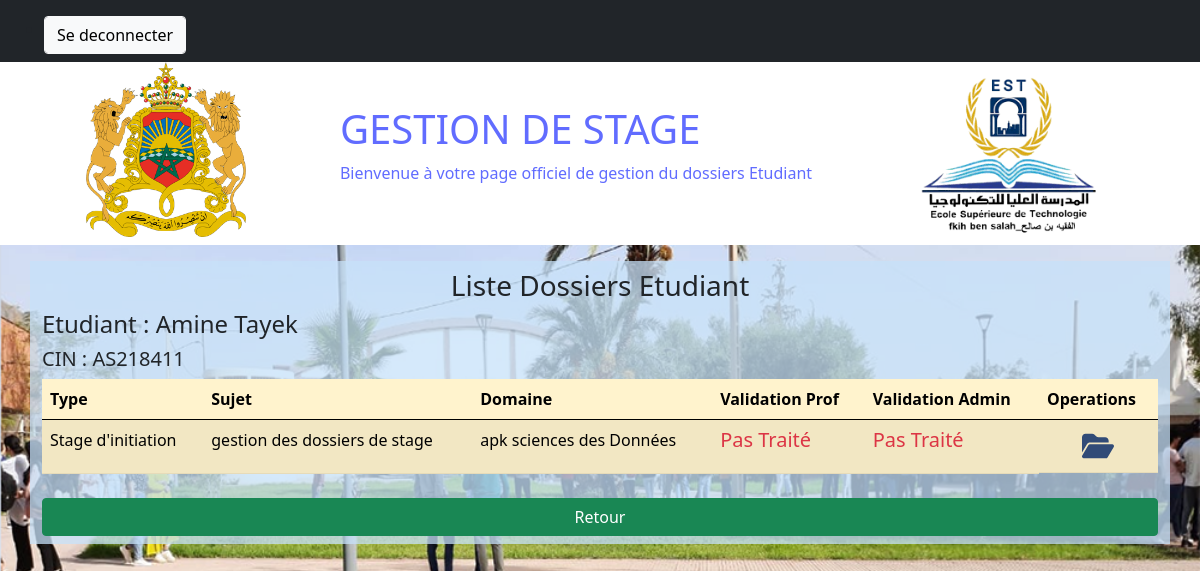
Screenshot of /listDossiers/2eme Annee/Informatique décisionnelle et statistique/2024/Adil ADRAIBI/J363077 (signed in) with the database file from the repository.
### manager/models.py (models this page shows, shortened)
class User(AbstractUser):
    class Role(models.TextChoices):
        ADMIN="ADMIN", 'ADMIN'
        PROF="PROF", 'PROF'
        ETUDIANT="ETUDIANT", 'ETUDIANT'
    SEX = (
        ("Male", "Male"),
        ('Female', 'Female'),
    )
    base_role=Role.ADMIN
    base_role1=Role.ETUDIANT
    role = models.CharField(max_length = 20, choices= Role)
    Sex =  models.CharField(max_length = 10, choices=SEX)
    adresse=models.TextField(max_length=150,null=True)
    tel=models.CharField(max_length=40,null=True)
    Napog=models.IntegerField(default=0,null=True)
    CNE=models.CharField(max_length=50,null=True)
    dateN= models.DateField(auto_now=False, auto_now_add=False, null=True)
    lieuxN = models.CharField(max_length=50,null=True)
    SPC = models.CharField(max_length = 50,null=True)

class Dossiers(models.Model):
    TYPES = (
        ("1", "Stage d'initiation"),
        ('2', 'stage technique'),
        ('3', 'stage PFE'),
        ('4', 'Stage Professionel'),
    )
    NIVEAUX = (
        ("1ere Annee", "1ere Annee"),
        ("2eme Annee", "2eme Annee"),
        ('Licence Professionelle', 'Licence Professionelle'),
    )
    Type = models.CharField(max_length=50, choices=TYPES)
    Rapport = models.FileField(upload_to=pdf1_upload_to)
    Doss= models.FileField(upload_to=pdf2_upload_to)
    Sujet = models.CharField(max_length=100, null=False, blank=False)
    Encadrant = models.CharField(max_length=100, null=False, blank=False)
    Domaine = models.CharField(max_length=100, null=False, blank=False)
    Nom_filiere = models.CharField(max_length=100)
    Year = models.DateField(auto_now=False, auto_now_add=False)
    Niveau = models.CharField(max_length=50, choices = NIVEAUX)
    Student = models.ForeignKey(Student, on_delete=models.CASCADE)
    ValidationProf = models.BooleanField(default=False)
    ValidationAdmin = models.BooleanField(default=False)
    RemarqueProf = models.CharField(max_length=255, blank=True, null=True)
    RemarqueAdmin = models.CharField(max_length=255, blank=True, null=True)
    class Meta:
        ordering=['Type']

### manager/views.py (the view)
# urls.py: path('listDossiers/<str:niveau>/<str:filiere>/<int:annee>/<str:encadrant>/<str:prof>', views.listDossiers, name='listDossiers'),
def listDossiers(request, niveau, filiere, annee, encadrant, prof):
    if request.user.is_authenticated and request.user.role == 'ADMIN':
        ds=Dossiers.objects.filter(Nom_filiere=filiere, Niveau=niveau, Year=f'{annee}-01-01', Encadrant=encadrant)
        e=ds.first().Student
        return render(request, 'manager/listDossiers.html', {'dossiers':ds, 'niveau':niveau,  'filiere':filiere, 'annee':annee, 'prof':prof, 'etudiant':e })

### templates/manager/listDossiers.html (shortened to what this page needs)
{% extends 'manager/base.html' %} {% block content %}
{% load static %}
<div class="form container">
  <h3>Liste Dossiers Etudiant</h3>
  <h4>Etudiant : {{ etudiant.first_name }} {{ etudiant.last_name }} </h4>
  <h5>CIN : {{ etudiant.username }} </h5>
  {% if dossiers %}
  <table class="table table-warning table-striped">
    <thead>
      <tr>
        <th scope="col">Type</th>
        <th scope="col">Sujet</th>
        <th scope="col">Domaine</th>
        <th scope="col">Validation Prof</th>
        <th scope="col">Validation Admin</th>
        <th scope="col">Operations</th>
      </tr>
    </thead>
    <tbody>
      {% for dossier in dossiers %}
      <tr>
        <td>{{ dossier.get_Type_display }}</td>
        <td>{{ dossier.Sujet }}</td>
        <td>{{ dossier.Domaine }}</td>
        <td>
          {% if dossier.ValidationProf %}
                <h5 class="text-success h-2">Validé</h5>
          {% else %}
                {% if dossier.RemarqueProf == '' or  dossier.RemarqueProf is None%}
                    <h5 class="text-danger">Pas Traité</h5>
                {% else %}
                <h5 class="text-primary">Remarqué</h5>
                {% endif %}
          {% endif %}
        </td>
        <td>
          {% if dossier.ValidationAdmin %}
                <h5 class="text-success h-2">Validé</h5>
          {% else %}
                {% if dossier.RemarqueAdmin == '' or  dossier.RemarqueAdmin is None%}
                    <h5 class="text-danger">Pas Traité</h5>
                {% else %}
                <h5 class="text-primary">Remarqué</h5>
                {% endif %}
          {% endif %}
        </td>
        <td class="d-flex justify-content-center">
          <a class="m-1" href="{% url 'afficherDossierAdmin' dossier.pk prof %}">
            <img src="{% static 'icons/folder-open-solid.svg' %}" alt="Show" width="32">
          </a>
        </td>
      </tr>
      {% endfor %}
    </tbody>
  </table>
  {% else %}
  <h3>Aucun Dossier</h3>
  {% endif %}
  <div class="d-grid gap-2">
    <a class="btn btn-success mt-2" href="{% url 'listEtudiants' niveau filiere annee prof %}">Retour</a>
  </div>
</div>
{% endblock content %}

### manager/static/css/style.css (style rules this page uses)
body { background-image: url("../2.png"); background-size: cover; background-repeat: no-repeat; box-sizing: border-box; }
.form { background-color: rgba(199, 226, 250, 0.747); padding: 8px 5vw; margin-top: 16px; }
h3 { text-align: center; }

### rows the page displays
User: first_name "Amine", last_name "Tayek", username "AS218411"
Dossiers: Type "Stage d'initiation", Sujet "gestion des dossiers de stage", Domaine "apk sciences des Données", ValidationProf "Pas Traité", ValidationAdmin "Pas Traité"
